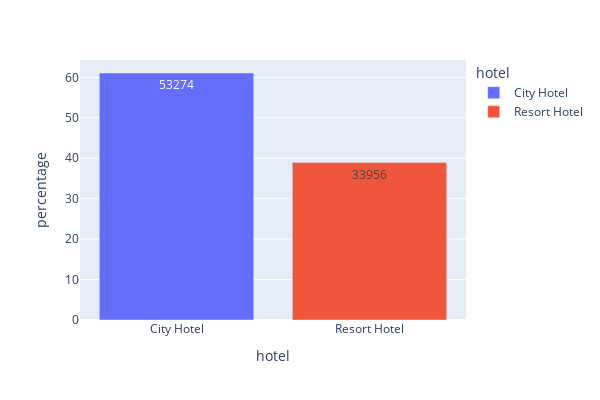

The notebook cell saved with this chart:
### Markdown cell above
# Bivariate or Multivariate Analysis
### Which type of hotel is booked more?

### Code cell
hotels = df.groupby('hotel')
hotels.size()
hotels = pd.DataFrame(hotels.size(), columns=['count'])
hotels.reset_index(inplace=True)
hotels['percentage'] = hotels['count']*100/hotels['count'].sum()
hotels
px.bar(hotels,x= 'hotel',y ='percentage',color = 'hotel',text= 'count',width = 600,height=400 )

### Figure 1 — Plotly figure (JSON) as saved in the notebook; plotly's stock layout.template omitted (floating-point values rounded to 4 significant figures)
{"data": [{"hovertemplate": "hotel=%{x}<br>percentage=%{y}<br>count=%{text}<extra></extra>", "legendgroup": "City Hotel", "marker": {"color": "#636efa", "pattern": {"shape": ""}}, "name": "City Hotel", "orientation": "v", "showlegend": true, "text": [53270.0], "textposition": "auto", "type": "bar", "x": ["City Hotel"], "xaxis": "x", "y": [61.07], "yaxis": "y"}, {"hovertemplate": "hotel=%{x}<br>percentage=%{y}<br>count=%{text}<extra></extra>", "legendgroup": "Resort Hotel", "marker": {"color": "#EF553B", "pattern": {"shape": ""}}, "name": "Resort Hotel", "orientation": "v", "showlegend": true, "text": [33960.0], "textposition": "auto", "type": "bar", "x": ["Resort Hotel"], "xaxis": "x", "y": [38.93], "yaxis": "y"}], "layout": {"barmode": "relative", "height": 400, "legend": {"title": {"text": "hotel"}, "tracegroupgap": 0}, "margin": {"t": 60}, "width": 600, "xaxis": {"anchor": "y", "categoryarray": ["City Hotel", "Resort Hotel"], "categoryorder": "array", "domain": [0, 1], "title": {"text": "hotel"}}, "yaxis": {"anchor": "x", "domain": [0, 1], "title": {"text": "percentage"}}}}
